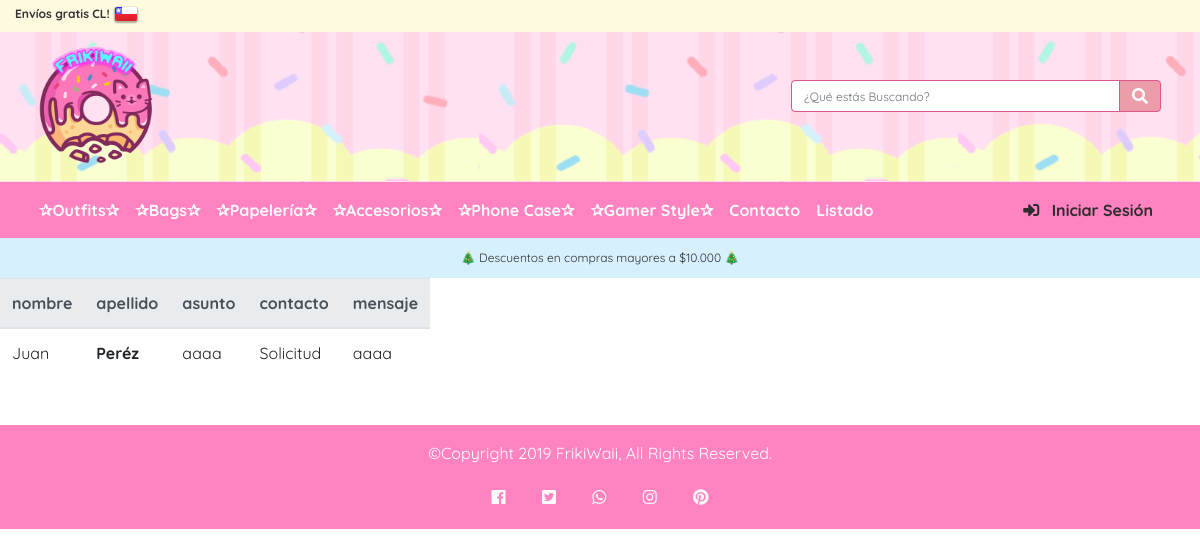
The app's page /listado_contacto/ with its own data.
### core/models.py (models this page shows, shortened)
class Contacto(models.Model):
    nombre = models.CharField(max_length=50)
    apellido = models.CharField(max_length=50)
    asunto = models.CharField(max_length=50)
    tipoContacto = models.ForeignKey(TipoContacto, on_delete= models.CASCADE)
    mensaje = models.CharField(max_length=200)

class TipoContacto(models.Model):
    nombre = models.CharField(max_length=30)
    def __str__(self):
        return self.nombre

### core/views.py (the view)
# urls.py: path('listado_contacto/', listado_contacto, name="listado_contacto"),
def listado_contacto(request):
    contactos = Contacto.objects.all()
    data = {
        'contactos':contactos
    }
    return render(request, 'core/listado_contacto.html', data)

### core/templates/core/listado_contacto.html
{% extends "core/base.html" %} {% load static %} {% block contenido %}
<div class="table">
    <table class="table-responsive table-hover" id="tablita">
        <thead class="thead-light">
            <tr>
                <th scope="col">nombre</th>
                <th scope="col">apellido</th>
                <th scope="col">asunto</th>
                <th scope="col">contacto</th>
                <th scope="col">mensaje</th>
            </tr>
        </thead>
        <tbody>
            {% for x in contactos %}
            <tr>
                <td>{{x.nombre}}</td>
                <th>{{x.apellido}}</td>
                <td>{{x.asunto}}</td>
                <td>{{x.tipoContacto}}</td>
                <td>{{x.mensaje}}</td>
            </tr>
            {% endfor %}
        </tbody>
    </table>
</div>
{% endblock contenido %}

### records on screen
Contacto: nombre "Juan", apellido "Peréz", asunto "aaaa", tipoContacto "Solicitud", mensaje "aaaa"
